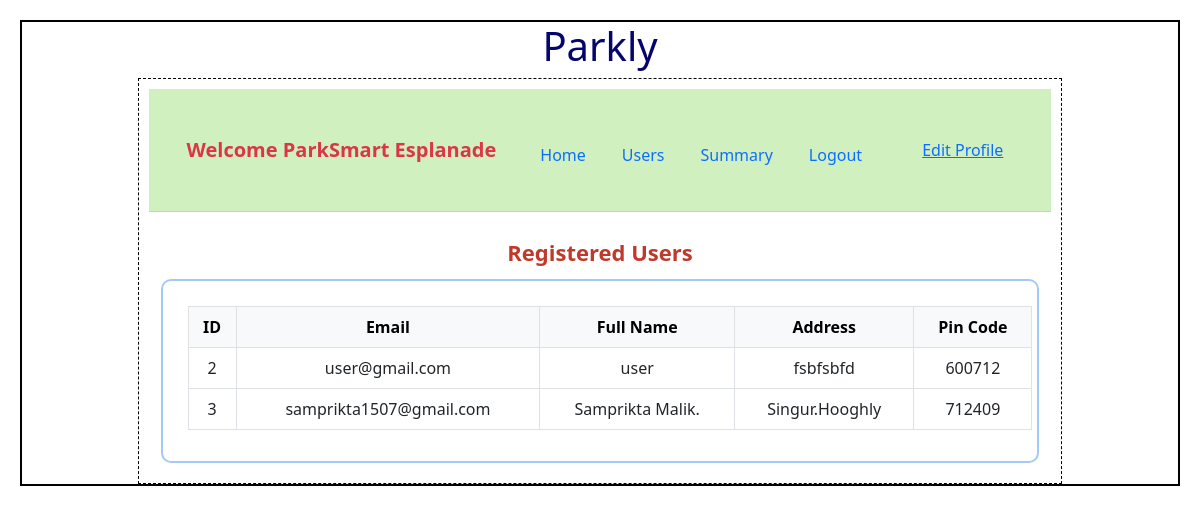
/admin/ParkSmart Esplanade/users, run on an earlier commit of the app's database.
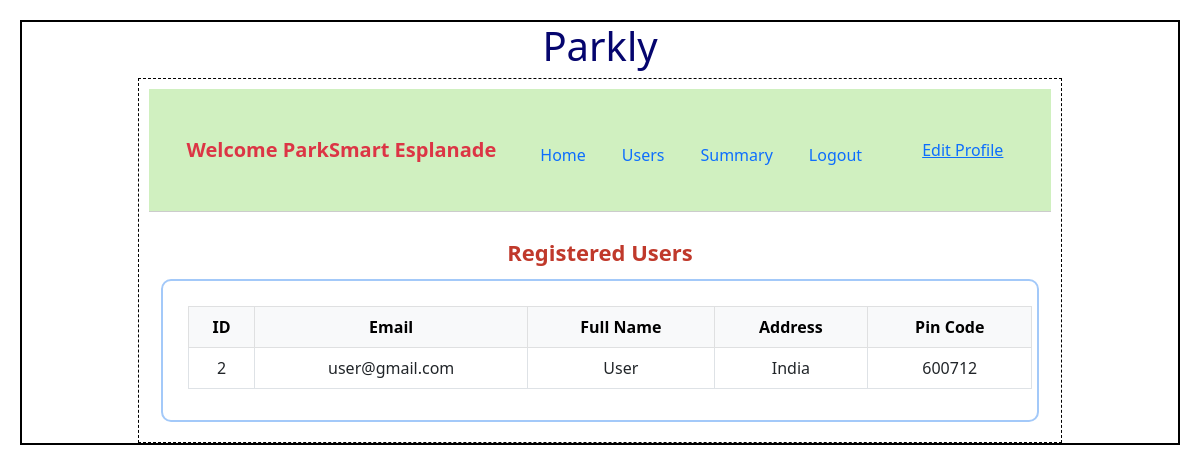
And on a later commit of the database.
### backend/models.py (models this page shows)
class User(db.Model):
    __tablename__="user"
    id=db.Column(db.Integer,primary_key=True)
    email=db.Column(db.String,unique=True,nullable=False)
    password=db.Column(db.String,nullable=False)
    role=db.Column(db.Integer,default=1)
    full_name=db.Column(db.String,nullable=False)
    address=db.Column(db.String,nullable=False)
    pin_code=db.Column(db.Integer,nullable=False)
    reservations=db.relationship("Reservation",cascade="all,delete",backref="user",lazy=True) #user can access their all reservation

### backend/controllers.py (the view)
@app.route("/admin/<name>/users")
def admin_users(name):
    users = User.query.all()
    return render_template("users.html", name=name, users=users)

### templates/users.html
{% extends "admin_layout.html" %}
{% block content %}
<div class="container mt-4">
    <div class="dashboard-title">Registered Users</div>
    <div class="box">
        <table class="table table-bordered text-center">
            <thead class="table-light">
                <tr>
                    <th>ID</th>
                    <th>Email</th>
                    <th>Full Name</th>
                    <th>Address</th>
                    <th>Pin Code</th>
                </tr>
            </thead>
            <tbody>
                {% for user in users %}
                    {% if user.email != "admin@iitm.ac.in" %}
                    <tr>
                        <td>{{ user.id }}</td>
                        <td>{{ user.email }}</td>
                        <td>{{ user.full_name }}</td>
                        <td>{{ user.address }}</td>
                        <td>{{ user.pin_code }}</td>
                    </tr>
                    {% endif %}
                {% endfor %}
            </tbody>
        </table>
    </div>
</div>
{% endblock %}

What changed in the data, as far as the page shows it:
removed User: id "3", email "samprikta1507@gmail.com", full_name "Samprikta Malik.", address "Singur.Hooghly", pin_code "712409"
changed User "user@gmail.com": full_name "user" → "User"; address "fsbfsbfd" → "India"
